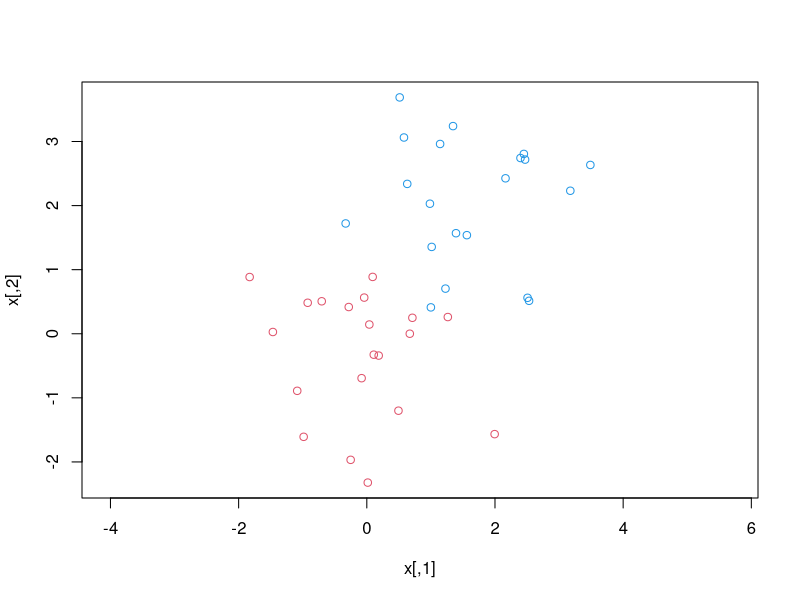
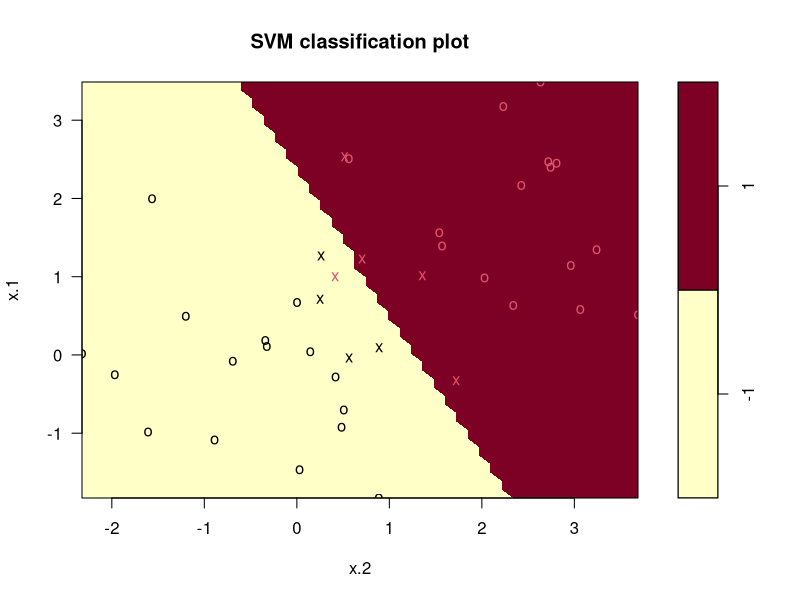
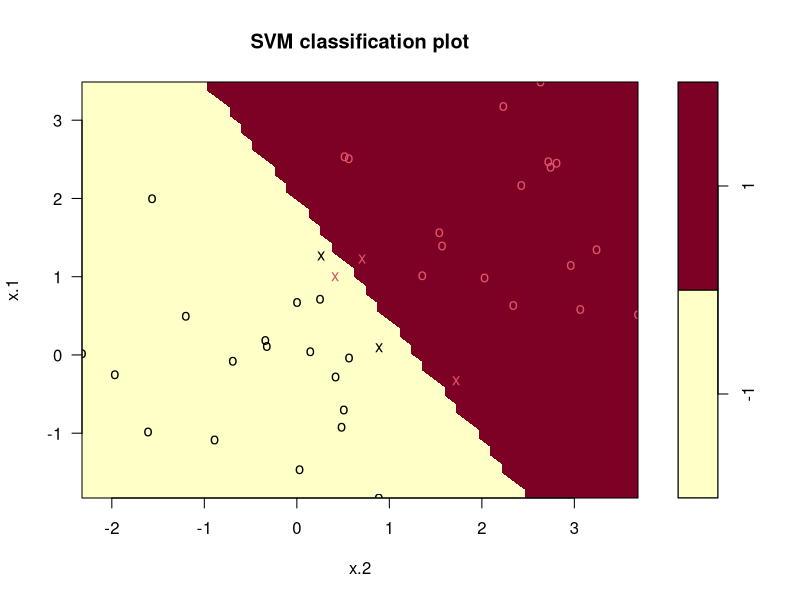
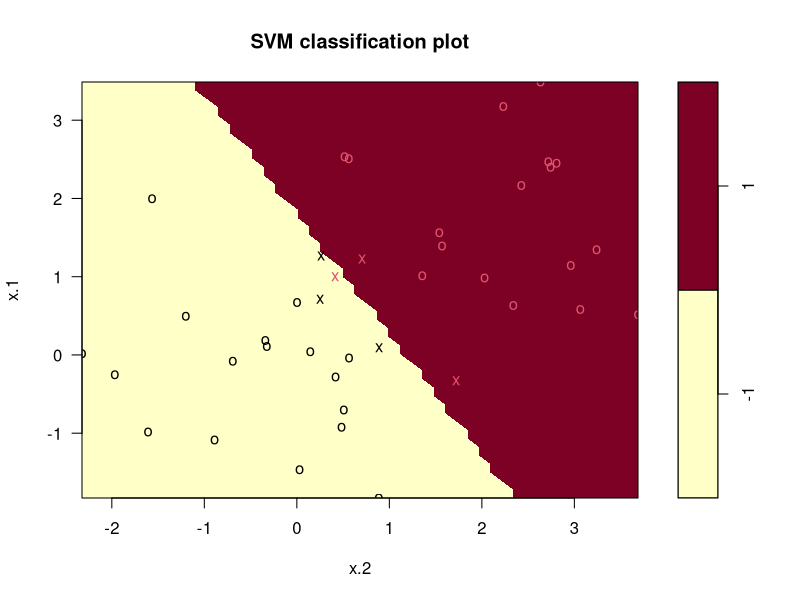
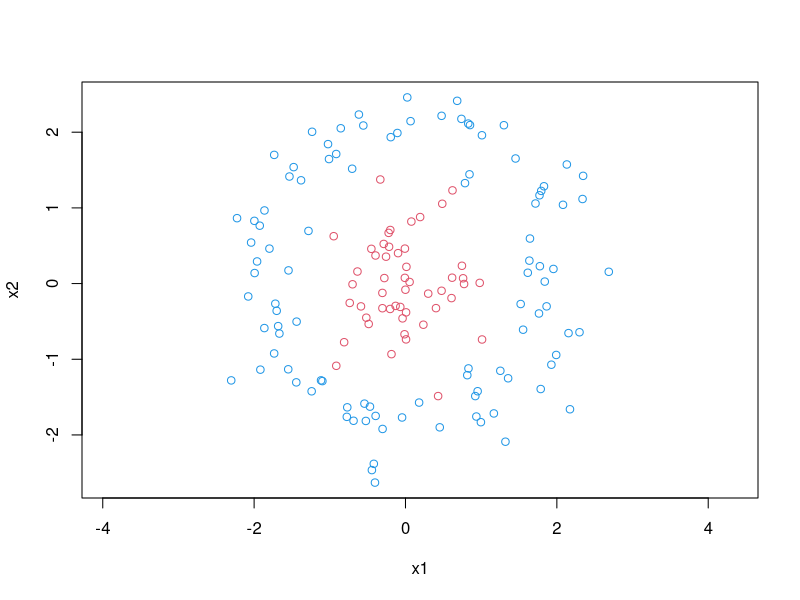
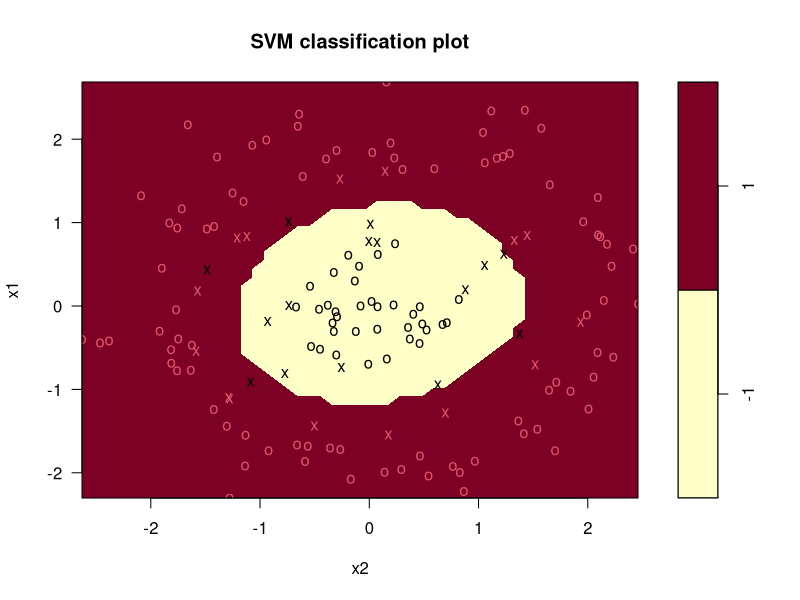

Recreate these plots in R, in order.
library(e1071)
set.seed(47)
group1 = matrix(rnorm(40,mean=0),ncol=2)
group2 = matrix(rnorm(40,mean=1.5),ncol=2)
x = rbind(group1,group2)
y = c(rep(-1,20), rep(1,20))
plot(x, col=y+3,asp=1)
data = data.frame(x=x, y=as.factor(y))

svmfit=svm(y~., data=data, kernel="linear",scale=FALSE)
plot(svmfit, data)
table(true = data$y, pred=predict(svmfit,data[,1:2]))

svmfit=svm(y~., data=data, kernel="linear",cost=10,scale=FALSE)
plot(svmfit, data)
table(true = data$y, pred=predict(svmfit,data[,1:2]))

arguments_to_try = list("cost" = c(0.001, 0.01, 0.1, 1, 10, 100))
tuned_models = tune(svm,y ~ ., data=data, kernel = "linear",
                    ranges = arguments_to_try)
summary(tuned_models)

best_model = tuned_models$best.model
plot(best_model, data)
table(true = data$y, pred=predict(best_model,data[,1:2]))

set.seed(7)
# I'm going to create a ring of radius r
r = 2
x1 = r * cos(seq(0,2*pi,length.out = 100))
x2 = r * sin(seq(0,2*pi,length.out = 100))
circle = data.frame(x1=x1,x2=x2)
# Add some noise:
circle = circle + rnorm(200,0,0.3)
# Create a central cluster:
x1 = rnorm(50,0,0.5)
x2 = rnorm(50,0,0.5)
cluster = data.frame(x1=x1,x2=x2)
# combine into a single dataset,
# make circle class 1, and cluster
# class -1:
circle_data = rbind(circle,cluster)
y = c(rep(1,nrow(circle)),rep(-1,nrow(cluster)))
circle_data = cbind(circle_data,y=as.factor(y))
plot(circle_data[,1:2],col=y+3,asp=1)

svmfit = svm(y~. ,data=circle_data, kernel="radial",scale=FALSE)
plot(svmfit, circle_data)
table(true = circle_data$y, pred=predict(svmfit,circle_data[,1:2]))
